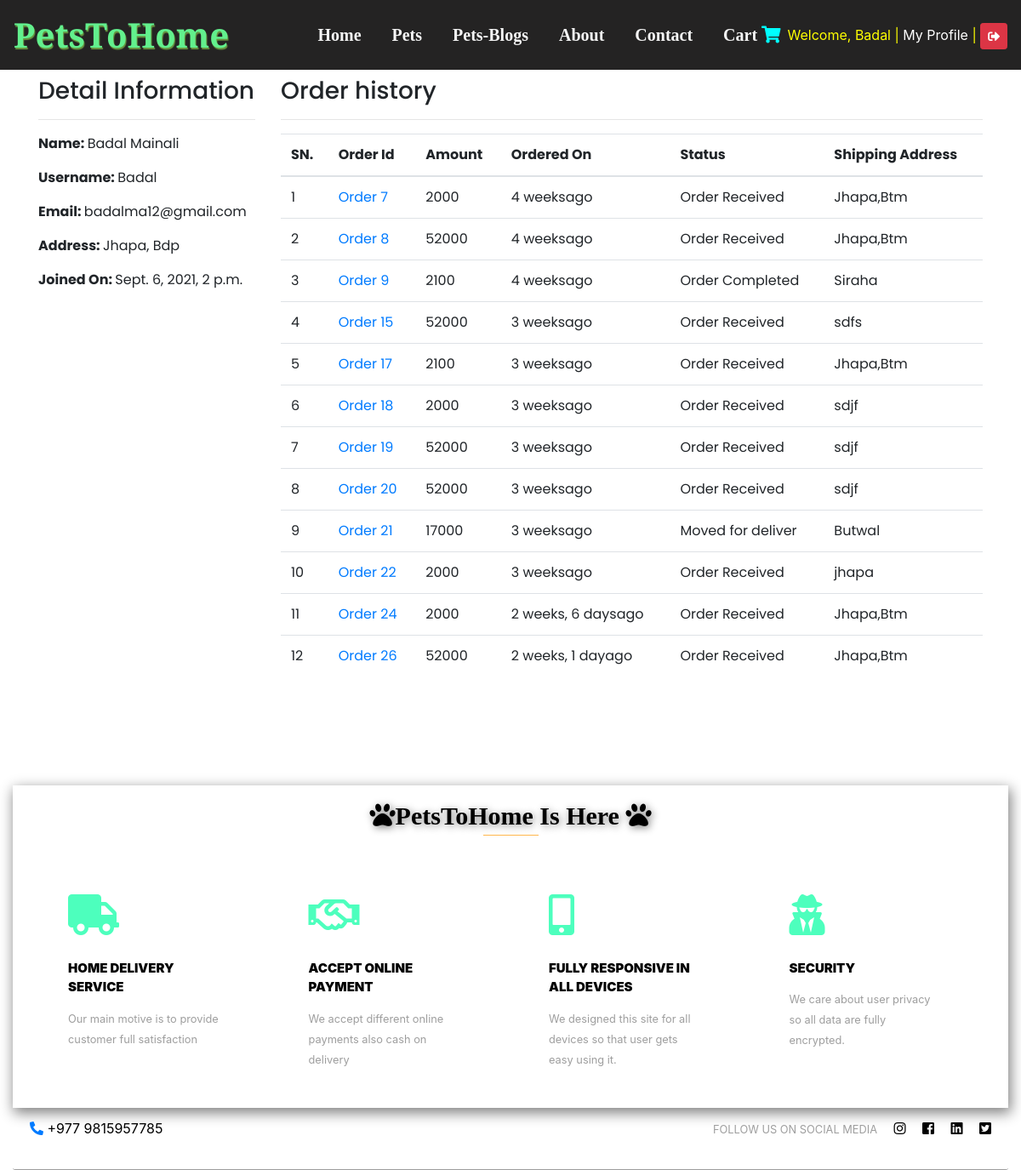
Page /profile/ (signed in) on the committed database.
### Main/models.py (models this page shows, shortened)
class Customer(models.Model):
    user=models.OneToOneField(User, on_delete=models.CASCADE)
    full_name=models.CharField(max_length=200)
    address=models.CharField(max_length=200, null=True)
    joined_on= models.DateTimeField(auto_now_add=True)

class Order(models.Model):
    cart=models.OneToOneField(Cart,on_delete=models.CASCADE)
    ordered_by=models.CharField(max_length=200)
    shipping_address=models.CharField(max_length=200)
    mobile=models.CharField(max_length=10)
    email=models.EmailField(null=True)
    subtotal=models.PositiveIntegerField()
    discount=models.PositiveIntegerField()
    total=models.PositiveIntegerField()
    order_status=models.CharField(max_length=50,choices=ORDER_STATUS)
    payment_method=models.CharField(max_length=20,choices=METHOD,default="Cash On Delivery")
    payment_completed=models.BooleanField(default=False,null=True,blank=True)

class Cart(models.Model):
    customer=models.ForeignKey(Customer, on_delete=models.SET_NULL, null=True)
    total=models.PositiveIntegerField(default=0)
    created_at=models.DateTimeField(auto_now_add=True)

### Main/views.py (the view)
# urls.py: path('profile/',CustomerProfileView.as_view(),name='customerprofile'),
class CustomerProfileView(TemplateView):
    template_name = 'customerprofile.html'
    def dispatch(self, request, *args, **kwargs):
        if request.user.is_authenticated and request.user.customer:
            pass
        else:
            return redirect("login/?next=/profile/")
        return super().dispatch(request,*args,**kwargs)
    def get_context_data(self, **kwargs):
        context=super().get_context_data(**kwargs)
        customer=self.request.user.customer
        context['customer']=customer
        orders=Order.objects.filter(cart__customer=customer)
        context['orders']=orders
        return context

### templates/customerprofile.html (shortened to what this page needs)
{% extends 'base.html' %}
{% block content %}
<div class="container">
    <div class="row">
        <div class="col-md-3">
            <h3>Detail Information</h3><hr>
            <p><span >Name: </span>{{customer.full_name}}</p>
            <p><span >Username: </span>{{customer.user.username}}</p>
            <p><span>Email: </span>{{customer.user.email}}</p>
            <p><span>Address: </span>{{customer.address}}</p>
            <p><span>Joined On: </span>{{customer.joined_on}}</p>
        </div>
        <div class="col-md-9">
            <h3>Order history</h3><hr>
            <table class="table">
                <thead>
                    <tr>
                        <th>SN.</th>
                        <th>Order Id</th>
                        <th>Amount</th>
                        <th>Ordered On</th>
                        <th>Status</th>
                        <th>Shipping Address</th>
                    </tr>
                </thead>
                <tbody>
                    {% for ord in orders %}
                    <tr>
                        <td>{{forloop.counter}}</td>
                        <td><a href="{% url 'cutomerdetail' ord.pk %}">Order {{ord.id}}</a></td>
                        <td>{{ord.total}}</td>
                        <td>{{ord.cart.created_at|timesince}}ago</td>
                        <td>{{ord.order_status}}</td>
                        <td>{{ord.shipping_address}}</td>
                    </tr>
                    {% endfor %}
                </tbody>
            </table>
        </div>
    </div>
</div>
{% endblock %}

### templates/navbar.html (shortened to what this page needs)
<div id="navbar">
    <nav class="navbar navbar-expand-lg navbar-light navs">
            <a class="navbar-brand" href="#">PetsToHome</a>
            <div class="collapse navbar-collapse" id="navbarSupportedContent">
              <ul class="navbar-nav ml-auto">
                <li class="nav-item active">
                  <a class="nav-link navbar-txt" href="{% url 'main' %}">Home </a>
                </li>
                <li class="nav-item active">
                  <a class="nav-link navbar-txt" href="{% url 'pets' %}">Pets</a>
                </li>
                <li class="nav-item active">
                  <a class="nav-link  navbar-txt" href="#">Pets-Blogs</a>
                </li>
                <li class="nav-item active">
                  <a class="nav-link navbar-txt" href="{% url 'about' %}">About</a>
                </li>
                <li class="nav-item active">
                  <a class="nav-link navbar-txt" href="{% url 'contact' %}">Contact </a>
                </li>
                <li class="nav-item active">
                  <a class="nav-link navbar-txt" href="{% url 'mycart' %}"> Cart <i style="color: aqua;" class="fas fa-shopping-cart"></i> </a>
                </li>
                <li style="color: yellow;" class="mt-2">
                {% if request.user.customer %}
                Welcome, {{request.user.username}} |
                  <a href="{% url 'customerprofile' %}" style="color:white;">My Profile</a> |
                  <a href="{% url 'logout' %}"class="btn btn-danger btn-sm"> <i class="fas fa-sign-out-alt"></i></a>
                {% else %}
                </li>
                  </ul>
              <form class="form-inline ml-2 my-lg-0">
               <a href="{% url 'register' %}" class="btn btn-outline-success my-2 my-sm-0"> LOGIN</a>
              </form>
                {% endif %}
            </div>
          </nav>
</div>

### static/css/styles.css (style rules this page uses)
.navs { width: 100%; background: rgb(36, 35, 35); position:fixed !important; z-index:1; width:100%; height: auto; text-align:center; vertical-align:middle; line-height:50px; top:0px; }
#navbar { height: 90px; width: 100%; display: flex; }
.navbar-brand { font-size: 40px !important; font-family: vollkorn; text-shadow: 1px 2px 1px #699942; font-weight: bold; color: rgb(98, 240, 141) !important; }
.navbar-txt { margin-left: 10px; font-size: 20px; font-family: Cambria, Cochin, Georgia, Times, 'Times New Roman', serif; font-weight: bold; color: whitesmoke !important; }
.nav-item { margin-left: 10px; }

### templates/customerprofile.html (style rules this page uses)
.navs { width: 100%; background: rgb(36, 35, 35); position:fixed !important; z-index:1; width:100%; height: auto; text-align:center; vertical-align:middle; line-height:50px; top:0px; }
#navbar { height: 90px; width: 100%; display: flex; }
.navbar-brand { font-size: 40px !important; font-family: vollkorn; text-shadow: 1px 2px 1px #699942; font-weight: bold; color: rgb(98, 240, 141) !important; }
.navbar-txt { margin-left: 10px; font-size: 20px; font-family: Cambria, Cochin, Georgia, Times, 'Times New Roman', serif; font-weight: bold; color: whitesmoke !important; }
.nav-item { margin-left: 10px; }
p span { font-weight: bold; }
.container { font-family: 'Poppins', sans-serif; }

### rows in the picture
Customer: full_name "Badal Mainali", user.username "Badal", user.email "badalma12@gmail.com", address "Jhapa, Bdp", joined_on "Sept. 6, 2021, 2 p.m."
Order: id "7", total "2000", cart.created_at "4 weeks", order_status "Order Received", shipping_address "Jhapa,Btm"
Order: id "8", total "52000", cart.created_at "4 weeks", order_status "Order Received", shipping_address "Jhapa,Btm"
Order: id "9", total "2100", cart.created_at "4 weeks", order_status "Order Completed", shipping_address "Siraha"
Order: id "15", total "52000", cart.created_at "3 weeks", order_status "Order Received", shipping_address "sdfs"
Order: id "17", total "2100", cart.created_at "3 weeks", order_status "Order Received", shipping_address "Jhapa,Btm"
Order: id "18", total "2000", cart.created_at "3 weeks", order_status "Order Received", shipping_address "sdjf"
Order: id "19", total "52000", cart.created_at "3 weeks", order_status "Order Received", shipping_address "sdjf"
Order: id "20", total "52000", cart.created_at "3 weeks", order_status "Order Received", shipping_address "sdjf"
Order: id "21", total "17000", cart.created_at "3 weeks", order_status "Moved for deliver", shipping_address "Butwal"
Order: id "22", total "2000", cart.created_at "3 weeks", order_status "Order Received", shipping_address "jhapa"
Order: id "24", total "2000", cart.created_at "2 weeks, 6 days", order_status "Order Received", shipping_address "Jhapa,Btm"
Order: id "26", total "52000", cart.created_at "2 weeks, 1 day", order_status "Order Received", shipping_address "Jhapa,Btm"

### other values in the picture
{{ request.user.username }} "Badal"
